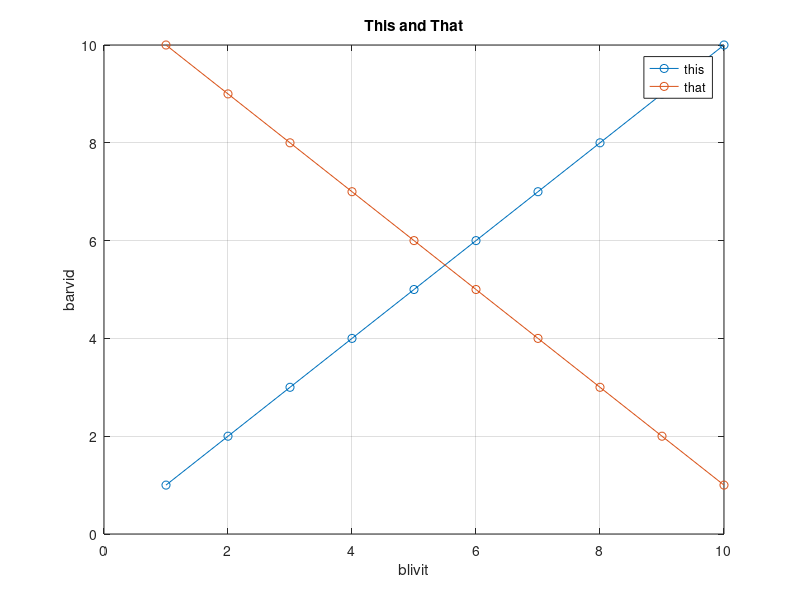

The MATLAB source for this figure: (Note: this script raises an error after producing the figure.)
% Test undark

close all
%plot([(1:10)' (10:-1:1)'],'o-','MarkerFaceColor','b','MarkerEdgeColor','m');
plot([(1:10)' (10:-1:1)'],'o-');
grid on
legend('this','that')
xlabel('blivit')
ylabel('barvid')
title('This and That')
drawnow
pause(1)
dark
pause(2)
undark
pause(2)

close all
stem([(1:10)' (10:-1:1)'],'o-','MarkerFaceColor','k')
grid on
legend('this','that')
xlabel('blivit')
ylabel('barvid')
title('This and That')
drawnow
pause(1)
dark
pause(2)
undark
pause(2)

close all
barh([(1:10)' (10:-1:1)']);
grid on
legend('this','that')
xlabel('blivit')
ylabel('barvid')
title('This and That')
drawnow
pause(1)
dark
pause(2)
undark
pause(2)

close all
bar([(1:10)' (10:-1:1)']);
grid on
legend('this','that')
xlabel('blivit')
ylabel('barvid')
title('This and That')
drawnow
pause(1)
dark('bp')
pause(2)
undark
pause(2)

close all
m = -0.4;
b = 10;
b1 = 6;
x1 = 100*rand(100,1);
y1 = m*x1 + b1 + randn(100,1);
b2 = 14;
x2 = 100*rand(100,1);
y2 = m*x2 + b2 + randn(100,1);
x = (0:99)';
y = m*x + b;
plot(x1,y1,'.',x2,y2,'.','MarkerSize',10);
hold on; plot(x,y,'--','LineWidth',2);
legend('this','that')
xlabel('blivit')
ylabel('barvid')
title('This and That')
grid on;
drawnow
pause(1)
dark
pause(2)
undark
